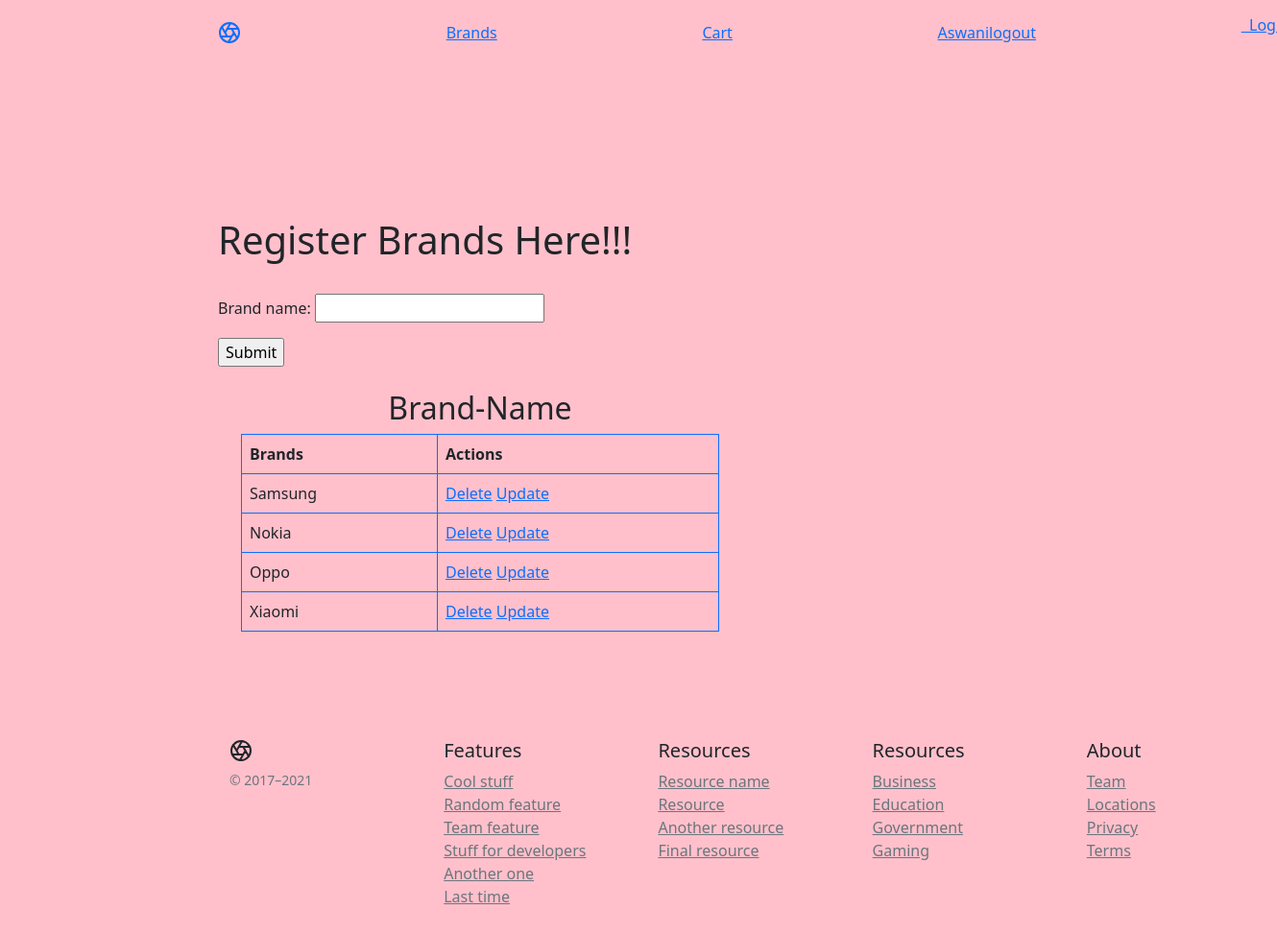
Screenshot of /mobile/brands (signed in) with the database file from the repository.
### mobile/models.py (models this page shows, shortened)
class Brands(models.Model):
    brand_name=models.CharField(max_length=120,unique=True)

### mobile/views.py (the view)
    def wrapper(req,**kwargs):
        if not req.user.is_superuser:
            return redirect("error-page")
        else:
            return func(req,**kwargs)

### mobile/forms.py
class BrandCreateForm(ModelForm):
    class Meta:
        model=Brands
        fields='__all__'

### mobile/context_processors.py (called while the page is built)
def brand_list(request):
    return {
       'all_brands': Brands.objects.all()
    }

### mobile/views.py (called while the page is built, shortened)
def admin_permission_required(func):
    def wrapper(req,**kwargs):
        if not req.user.is_superuser:
            return redirect("error-page")
        else:
            return func(req,**kwargs)
    return wrapper

@admin_permission_required
def brand_create(req):
    form = BrandCreateForm()
    context = {}
    context["form"] = form
    brands = Brands.objects.all()
    context["brands"] = brands
    context["form_heading"] = "Register Brands Here !"
    context["btn_caption"] = "Create"
    return render(req, "mobile/bndcreate.html", context)

### mobile/templates/mobile/bndcreate.html (shortened to what this page needs)
<!DOCTYPE html>
{%extends 'mobile/base.html'%}
{%block body_block%}
{%load static%}
 <link href="https://cdn.jsdelivr.net/npm/bootstrap@5.0.0-beta3/dist/css/bootstrap.min.css" rel="stylesheet">
<link rel="stylesheet" href="{%static 'css/product.css'%}">
<h1>Register Brands Here!!!</h1>
<br>
<div class="row">
    <div class="col-6">
    <form action="" method="post">
        {{form.as_p}}
        <input type="submit">
    </form>
        <br>
{% if brands %}
<div class="container">
    <h2 align="center">Brand-Name</h2>
 <table class="table table-bordered border-primary">
  <thead>
    <tr>
      <th scope="col">Brands</th>
        <th scope="col">Actions</th>
          </tr>
  </thead>
  <tbody>
  {% for brand in brands %}
    <tr>
      <td>{{ brand.brand_name }}</td>
        <td>
    <a href="{% url 'deleteBrand' brand.id %}">Delete</a>
            <a href="{% url 'editBrand' brand.id %}">Update</a>
        </td>
    </tr>
  {% endfor %}
      </tbody>
</table></div>
{% endif %}
    </div>
{% endblock %}

### mobile/templates/mobile/base.html (shortened to what this page needs)
<!doctype html>
{%load static%}
<html lang="en">
  <head>
<link href="{%static 'css/assets/dist/css/bootstrap.min.css'%}" rel="stylesheet">
    <link href="{%static 'css/product.css'%}" rel="stylesheet">
  </head>
  <body>
<header class="site-header sticky-top py-1">
  <nav class="container d-flex flex-column flex-md-row justify-content-between">
    <a class="py-2" href="#" aria-label="Product">
    </a>
    <a class="py-2 d-none d-md-inline-block" href="{%url 'brandsList'%}"><span>{{request.product}}Brands</a>
    <a class="py-2 d-none d-md-inline-block" href="{%url 'cart-items'%}"><span>{{request.product}}Cart</a>
    <a class="py-2 d-none d-md-inline-block" href="{%url 'user-logout'%}"><span>{{request.user}}logout</a>
    <a href="{% url 'login' %}" >&nbsp;&nbsp;Login</a>
  </nav>
</header>
<br>
<br>
<br>
<br>
<br>
<br>
<br>
<div class="container">
      {%block body_block%}
      {% endblock %}
</div>
<br>
<br>
  <footer class="container py-5">
  <div class="row">
    <div class="col-12 col-md">
      <small class="d-block mb-3 text-muted">&copy; 2017–2021</small>
    </div>
    <div class="col-6 col-md">
      <h5>Features</h5>
      <ul class="list-unstyled text-small">
        <li><a class="link-secondary" href="#">Cool stuff</a></li>
        <li><a class="link-secondary" href="#">Random feature</a></li>
        <li><a class="link-secondary" href="#">Team feature</a></li>
        <li><a class="link-secondary" href="#">Stuff for developers</a></li>
        <li><a class="link-secondary" href="#">Another one</a></li>
        <li><a class="link-secondary" href="#">Last time</a></li>
      </ul>
    </div>
    <div class="col-6 col-md">
      <h5>Resources</h5>
      <ul class="list-unstyled text-small">
        <li><a class="link-secondary" href="#">Resource name</a></li>
        <li><a class="link-secondary" href="#">Resource</a></li>
        <li><a class="link-secondary" href="#">Another resource</a></li>
        <li><a class="link-secondary" href="#">Final resource</a></li>
      </ul>
    </div>
    <div class="col-6 col-md">
      <h5>Resources</h5>
      <ul class="list-unstyled text-small">
        <li><a class="link-secondary" href="#">Business</a></li>
        <li><a class="link-secondary" href="#">Education</a></li>
        <li><a class="link-secondary" href="#">Government</a></li>
        <li><a class="link-secondary" href="#">Gaming</a></li>
      </ul>
    </div>
    <div class="col-6 col-md">
      <h5>About</h5>
      <ul class="list-unstyled text-small">
        <li><a class="link-secondary" href="#">Team</a></li>
        <li><a class="link-secondary" href="#">Locations</a></li>
        <li><a class="link-secondary" href="#">Privacy</a></li>
        <li><a class="link-secondary" href="#">Terms</a></li>
      </ul>
    </div>
  </div>
</footer>
  </body>
</html>

### mobile/static/css/product.css (style rules this page uses)
body { background-color:pink; position:relative; left:120px; padding-top:10px; }

### rows the page displays
Brands: brand_name "Samsung"
Brands: brand_name "Nokia"
Brands: brand_name "Oppo"
Brands: brand_name "Xiaomi"

### other values shown
{{ request.user }} "Aswani"
